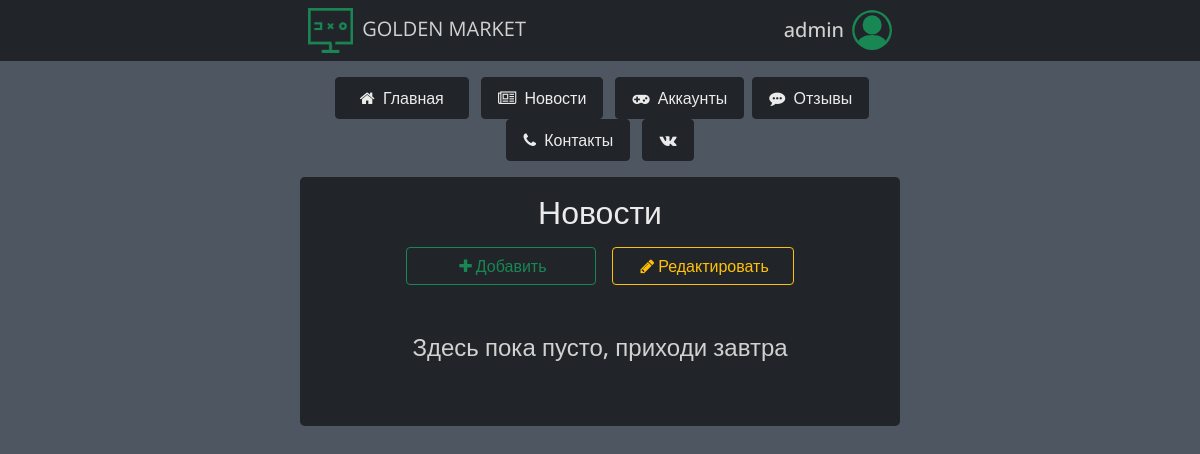
Before: /news (signed in) with the older database file.
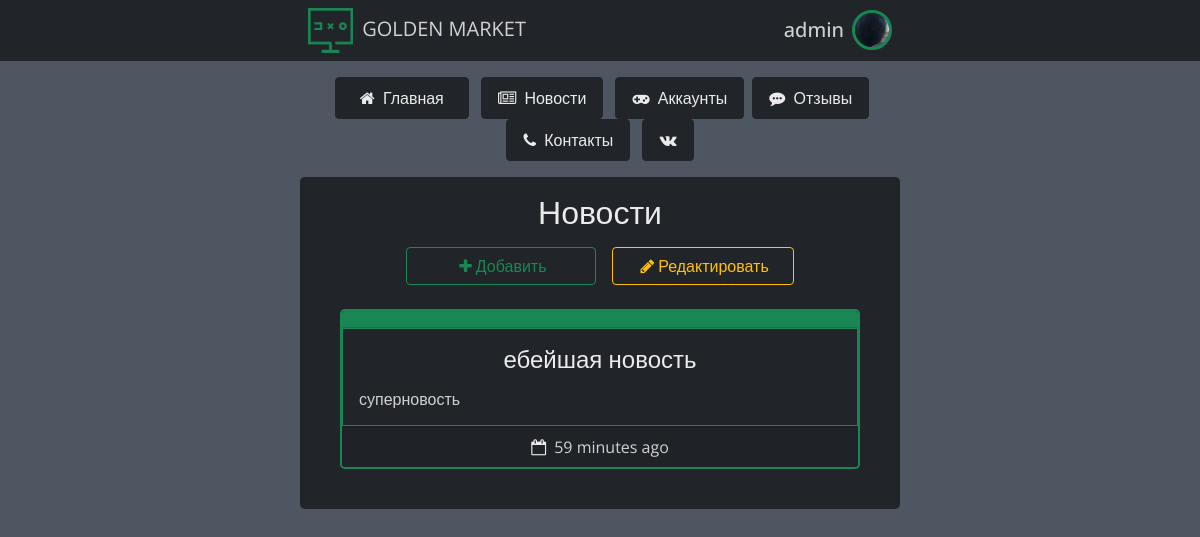
After: the same page with the newer database file.
### data/news.py (models this page shows)
class News(SqlAlchemyBase, UserMixin):  # таблица новостей
    __tablename__ = 'news'
    id = sqlalchemy.Column(sqlalchemy.Integer,
                           primary_key=True, autoincrement=True)
    title = sqlalchemy.Column(sqlalchemy.String, nullable=True)
    content = sqlalchemy.Column(sqlalchemy.String, nullable=True)
    created_date = sqlalchemy.Column(sqlalchemy.DateTime,
                                     default=datetime.datetime.now().date())
    user_id = sqlalchemy.Column(sqlalchemy.Integer,
                                sqlalchemy.ForeignKey("users.id"))
    user = orm.relation('User')

### main.py (the view)
@app.route('/news', methods=['GET', 'POST'])  # страница новостей
def news():
    global edit_mode
    db_sess = db_session.create_session()
    all_news = db_sess.query(News)  # получение таблицы новостей из базы данных
    arr = []  # список для новостей
    for item in all_news:
        delta = datetime.datetime.now() - item.created_date
        if delta.days != 0:
            arr.append([item.title, item.content, delta.days, 'days', item.id])
        elif int(str(delta).split()[0].split(':')[0]) != 0:
            arr.append(
                [item.title, item.content, int(str(delta).split()[0].split(':')[0]), 'hours',
                 item.id])
        elif int(str(delta).split()[0].split(':')[1]) != 0:
            arr.append([item.title, item.content,
                        int(str(delta).split()[0].split(':')[1]), 'minutes', item.id])
        else:
            arr.append([item.title, item.content,
                        '', 'a few seconds', item.id])
    if current_user.is_authenticated:
        return render_template('news.html', title='Новости', news=arr[::-1],
                               photo='/'.join(current_user.photo.split('/')[1:]),
                               edit_mode=edit_mode,
                               ADMINS=ADMINS,
                               is_photo=current_user.is_photo)
    return render_template('news.html', title='Новости', news=arr[::-1])

### data/db_session.py (called while the page is built)
def create_session() -> Session:
    global __factory
    return __factory()

### main.py (called while the page is built)
@login_manager.user_loader  # функция загрузки пользователя
def load_user(user_id):
    db_sess = db_session.create_session()
    return db_sess.query(User).get(user_id)

### templates/news.html
{% extends "base.html" %}
{% block content %}
<div class="container w-50 bg-dark rounded-3 mt-3 p-3 text-center">
    <h2 class="mb-3 simple-btn">Новости</h2>
    {% if current_user.id in ADMINS %}
    <div class="text-center bg-dark mx-auto d-flex justify-content-center">
        <a href="/add_news">
            <button type="button" class="btn btn-outline-success mx-2 px-5 d-flex">
                <i class="fa fa-plus fa-1x my-auto text-success m-1" aria-hidden="true"></i>
                Добавить
            </button>
        </a>
        <a href="/news_edit" class="my-auto">
            <button type="button" class="btn btn-outline-warning mx-2 px-4 d-flex">
                <i class="fa fa-pencil fa-1x text-warning m-1 my-auto" aria-hidden="true"></i>
                Редактировать
            </button>
        </a>
    </div>
    {% endif %}
    {% if news %}
    {% for item in news %}
    <div class="card text-center m-4 bg-dark rounded-3 border-success border-2">
        {% if edit_mode %}
        <div class="card-header bg-success p-1 d-flex justify-content-end">
            <div class="d-flex mx-auto">
                <a href="/edit_news/{{ item[4] }}" class="my-auto">
                    <button type="button" class="btn-sm btn-warning me-1">
                        <i class="fa fa-pencil fa-1x text-black" aria-hidden="true"></i>
                    </button>
                </a>
                <a href="/delete_news/{{ item[4] }}" class="my-auto">
                    <button type="button" class="btn-sm btn-danger ms-1 me-2">
                        <i class="fa fa-trash-o fa-1x simple-btn" aria-hidden="true"></i>
                    </button>
                </a>
            </div>
        </div>
        {% else %}
        <div class="card-header bg-success"></div>
        {% endif %}
        <div class="card-body border border-success">
            <h4 class="card-title mb-3 simple-btn">{{ item[0] }}</h4>
            <h6 class="card-text mx-auto text-start">{{ item[1] }}</h6>
        </div>
        <div class="card-footer">
            <i class="fa fa-calendar-o fa-1x simple-btn me-1" aria-hidden="true"></i> {{ item[2] }}
            {{ item[3] }} ago
        </div>
    </div>
    {% endfor %}
    {% else %}
    <h4 class="my-5">Здесь пока пусто, приходи завтра</h4>
    {% endif%}
</div>
{% endblock %}

### templates/base.html (shortened to what this page needs)
<!DOCTYPE html>
<html lang="en" style="">
<head>
    <link href="https://cdn.jsdelivr.net/npm/bootstrap@5.0.0-beta3/dist/css/bootstrap.min.css"
          rel="stylesheet"
>
    <link rel="stylesheet"
          href="https://maxcdn.bootstrapcdn.com/font-awesome/4.7.0/css/font-awesome.min.css">
    <link rel="stylesheet" href="{{ url_for('static', filename='css/style.css') }}"
          type="text/css">
</head>
<body class="container-fluid p-0">
<header class="container-fluid bg-dark p-0 m-0">
    <nav class="navbar navbar-white bg-dark p-0 m-0 w-50 mx-auto">
        <div class="navbar-brand text-center m-2 p-0">
            <a href="/">
                <img src="{{ url_for('static', filename='img/site-logo.png') }}"
                     class="me-1" width="45" height="45">
            </a>
            GOLDEN MARKET
        </div>
        {% if current_user.is_authenticated %}
        <div class="dropdown d-flex m-2 p-0">
            <h5 class="dropdown my-auto mx-2" id="dropdownMenuLabel"
                data-toggle="dropdown"
                aria-haspopup="true" aria-expanded="false">{{ current_user.name }}</h5>
            <button class="dropdown bg-dark border-0 p-0" type="button" id="dropdownMenuButton"
                    data-toggle="dropdown"
                    aria-haspopup="true" aria-expanded="false">
                {% if is_photo %}
                <img src="{{ url_for('static', filename=photo) }}" width="40" height="40"
                     class="rounded-circle border border-3 border-success">
                {% endif %}
            </button>
        </div>
        {% endif %}
    </nav>
</header>
<main>
    <div class="container-fluid w-50 mt-3 p-0 text-center rounded-3">
        <a href="/" class="mx-1">
            <button class="simple-btn btn btn-dark px-4 py-2">
                <i class="fa fa-home fa-1x simple-btn me-1" aria-hidden="true"></i> Главная
            </button>
        </a>
        <a href="/news" class="mx-1">
            <button class="simple-btn btn btn-dark px-3 py-2">
                <i class="fa fa-newspaper-o fa-1x simple-btn me-1" aria-hidden="true"></i> Новости
            </button>
        </a>
        <a href="/market" class="mx-1">
            <button class="simple-btn btn btn-dark px-3 py-2">
                <i class="fa fa-gamepad fa-1x simple-btn me-1" aria-hidden="true"></i> Аккаунты
            </button>
        </a>
        <a class="mx-auto" href="/reviews">
            <button class="simple-btn btn btn-dark px-3 py-2">
                <i class="fa fa-commenting fa-1x simple-btn me-1" aria-hidden="true"></i> Отзывы
            </button>
        </a>
        <a href="/contacts" class="mx-1">
            <button class="simple-btn btn btn-dark px-3 py-2">
                <i class="fa fa-phone fa-1x simple-btn me-1" aria-hidden="true"></i> Контакты
            </button>
        </a>
        <a href="https://vk.com/public203487503" class="mx-1" target="_blank">
            <button class="btn btn-dark px-3 py-2">
                <i class="fa fa-vk w-100 simple-btn" aria-hidden="true"></i>
            </button>
        </a>
    </div>
    {% block content %}
    {% endblock %}
</main>
</body>
</html>

Changed rows visible on the page:
added News: title "ебейшая новость", content "суперновость", item "59", item "minutes"
Other visible differences:
text no longer shown: "Здесь пока пусто, приходи завтра"
